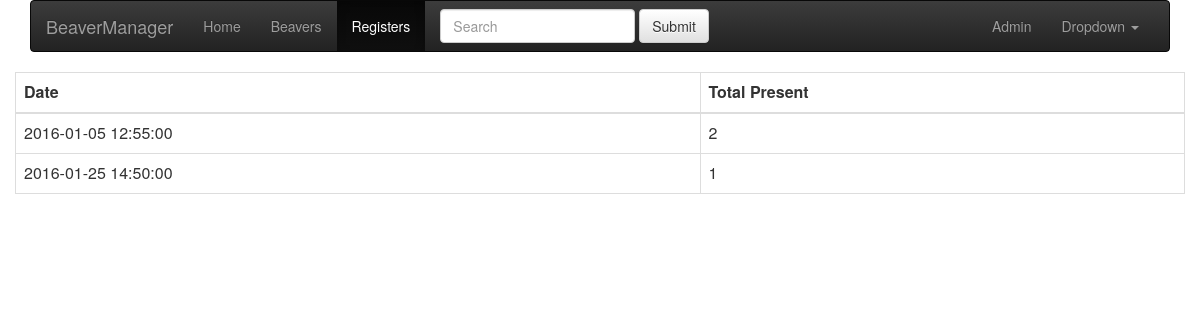
The app's page /registers with its own data.
### app/models.py (models this page shows, shortened)
class Attendance(db.Model):
    __tablename__ = "attendance"
    id = db.Column(db.Integer, primary_key=True)
    date = db.Column(db.DateTime)
    criterion_id = db.Column(db.Integer, db.ForeignKey('criterion.id'))
    criterion = db.relationship('Criterion', backref="attendances")

### app/views.py (the view)
@app.route('/registers')
def registers():
    attendances = Attendance.query.all()
    total_present = {}
    for attendance in attendances:
        total_present[attendance.id] = 0
        for beaver_attendance in attendance.beaver_attendances:
            if beaver_attendance.present:
                total_present[attendance.id] += 1
    return render_template("register_main.html", attendances=attendances,
                           total_present=total_present)

### app/templates/register_main.html
{% extends "base.html" %}
{% block content %}
<table class="table table-bordered table-hover table-responsive">
  <thead>
    <tr>
      <th>Date</th>
      <th>Total Present</th>
    </tr>
  </thead>
  <tbody>
{% for attendance in attendances %}
  <tr class="clickable-row" data-href="/registers/{{ attendance.id }}">
    <td>{{ attendance.date }}</td>
    <td>{{ total_present[attendance.id]}}</td>
  </tr>
{% endfor %}
</tbody>
</table>
{% endblock %}

### app/static/css/beavermanager.css (style rules this page uses)
.clickable-row { cursor: pointer; }

### records on screen
Attendance: date "2016-01-05 12:55:00", total_present "2"
Attendance: date "2016-01-25 14:50:00", total_present "1"

### other values on screen
{{ name }} "Home Beavers"
{{ name }} "Registers"
